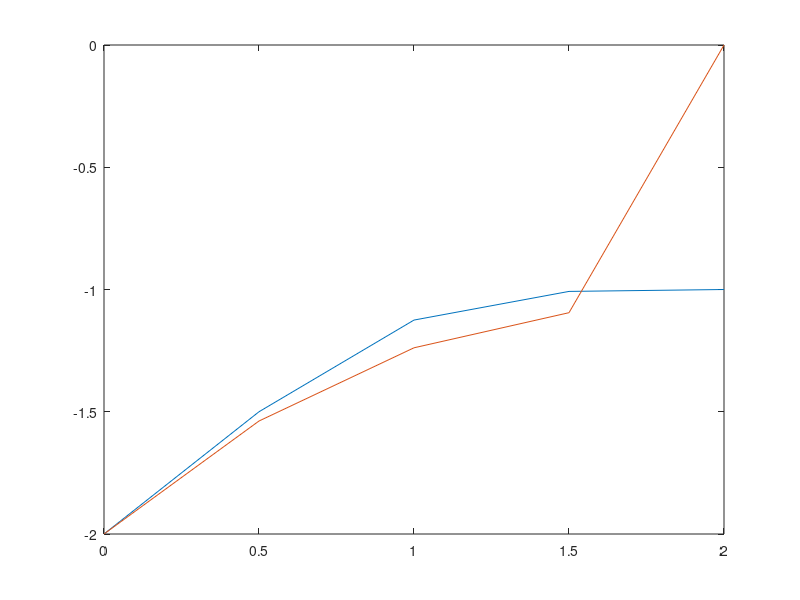

The MATLAB source for this figure:
%Differential equation dy/dt=-(y+1)(y+3)
clc;
clear ;
%initializing initial value for ode solving
to=0;
tend=2;
yo=-2;
h=0.5;
%initializing of variable for IEM
N=(tend-to)/h;
YE=zeros(N+1,1);
Y=zeros(N+1,1);
t=linspace(to,tend,N+1);
Y(1)=yo;

%implementing implict Euler method 
for i=1:N
    %exact solution of the function
    YE(i)=-3+ 2/(1 + exp(-2*t(i)));
    fi=-((Y(i)+1)*(Y(i)+3));
    Y(i+1)=Y(i)+h*fi;
end
error=Y-YE;
disp(error);
plot(t,Y,t,YE);
%Exact solution 
